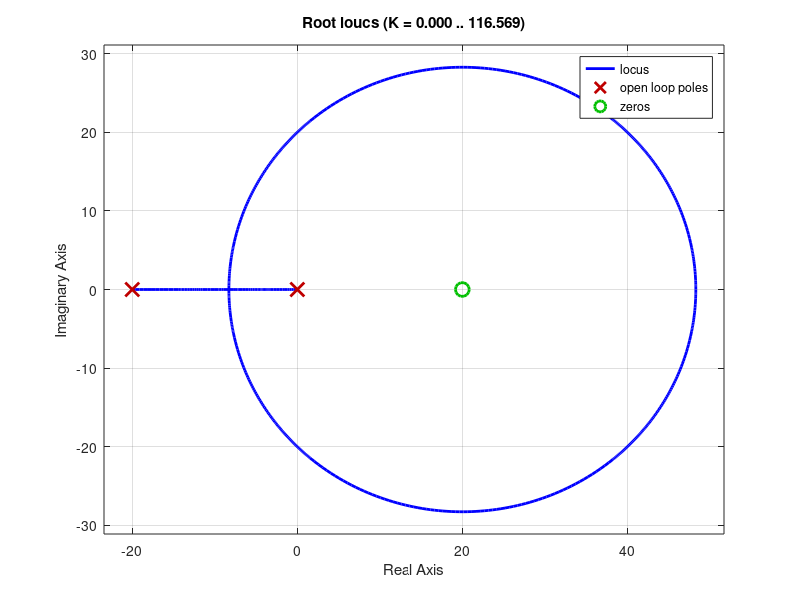
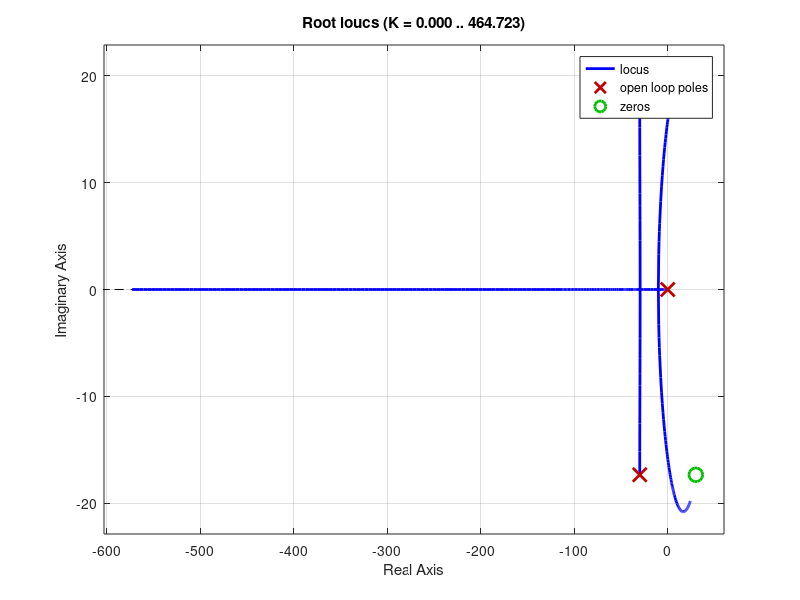
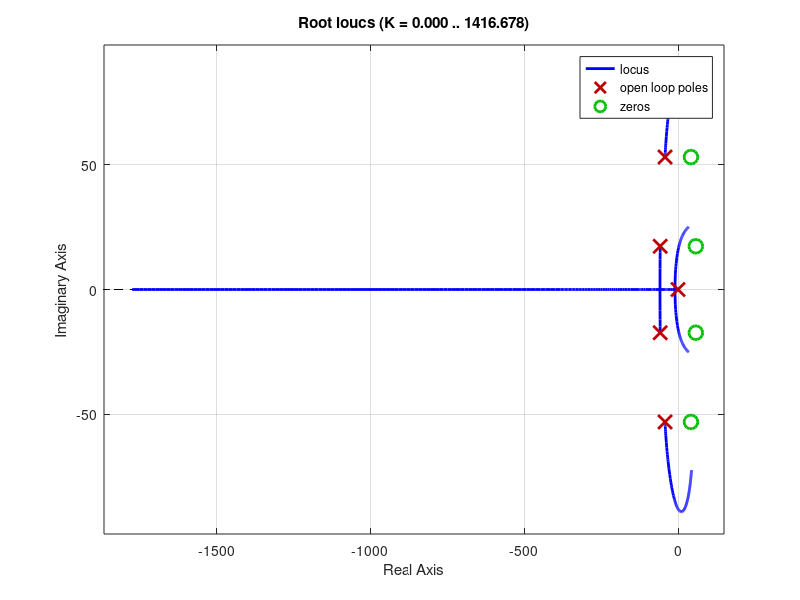
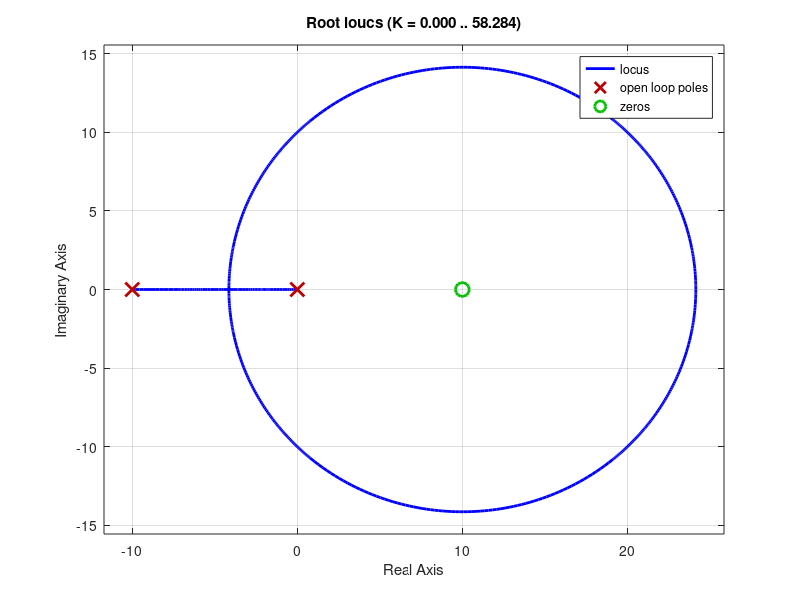

MATLAB code to generate these figures, in order:
clear all
close all 
clc 

n=8;
format shortG

for i=1:n+1
    k = i-1;
    ck = (factorial(2*n-k)*factorial(n))/(factorial(2*n)*factorial(k)*factorial(n-k)) 
end
d = 0.1

rlocus(tf([-d/2 1],[d/2 1 0]));

figure

rlocus(tf([d^2/12 -d/2 1],[d^2/12 d/2 1 0]));

figure

rlocus(tf([d^4/1680 -d^3/84 3*d^2/28 -d/2 1],[d^4/1680 d^3/84 3*d^2/28 d/2 1 0]));

figure 

rlocus(tf([d^8/518918400 -d^7/7207200 d^6/205920 -d^5/9360 d^4/624 -d^3/60 7*d^2/60 -d/2 1],[d^8/518918400 d^7/7207200 d^6/205920 d^5/9360 d^4/624 d^3/60 7*d^2/60 d/2 1 0]));

d = 0.2


rlocus(tf([-d/2 1],[d/2 1 0]));

figure

rlocus(tf([d^2/12 -d/2 1],[d^2/12 d/2 1 0]));

figure

rlocus(tf([d^4/1680 -d^3/84 3*d^2/28 -d/2 1],[d^4/1680 d^3/84 3*d^2/28 d/2 1 0]));

figure 

rlocus(tf([d^8/518918400 -d^7/7207200 d^6/205920 -d^5/9360 d^4/624 -d^3/60 7*d^2/60 -d/2 1],[d^8/518918400 d^7/7207200 d^6/205920 d^5/9360 d^4/624 d^3/60 7*d^2/60 d/2 1 0]));